Frame 1 (no input): blank canvas, image omitted
Frame 60 (the mouse pressed at the canvas centre just before this capture): blank canvas, image omitted
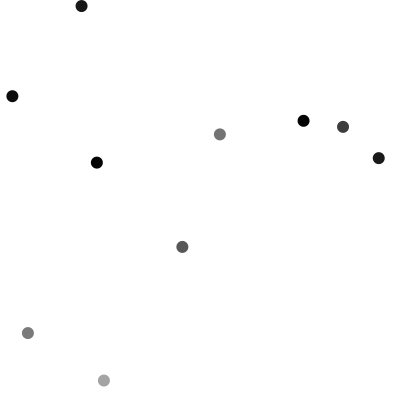
Frame 120 (the mouse held since frame 60 and released just before this capture)

The Processing sketch whose frames 1 and 60 were blank and that drew this single picture after the mouse press (run headless with seeded random() and noise(); from frame 60 on, the mouse is pressed at the canvas centre):

// Processing sketch: processing_170386
// ── processing_170386.pde

Ball[] balls = new Ball [10];

boolean globalGrow = true;

void setup() {
size(400,400);
smooth(); 

for(int i = 0; i < balls.length; i++){
  balls[i] = new Ball();
}

}

void draw() {
background(255);
 for (int i = 0; i< balls.length; i++) {
     balls[i].grow();
      balls[i].display();
      
  for(int p = 0; p < balls.length; p++){  
   if (balls[i].intersect(balls[p])) {
     if(i != p){
      color c = color(random(255),random(25),random(255));
          balls[i].resetMe(c);
          balls[p].resetMe(c);
          }
   }
 }
}
}
void mousePressed(){
if(globalGrow == true){
globalGrow = false;
}
else{
globalGrow = true; 
} 
}
class Ball{
float r; // radius
float x,y;
color c;

Ball() {
resetMe(color(random(0,255)));
}

void grow() {
  if (globalGrow){
    r+=0;
  }else{
    r+=.1;}
}

void resetMe(color tempC){
r = 0;
x = random(width);
y = random(height);
c = tempC;
}

void display() {
noStroke();
fill(c);
ellipse(x,y,r*2,r*2);
}

boolean intersect(Ball b) {
// Objects can be passed into functions as arguments too! 
float distance = dist(x,y,b.x,b.y); // Calculate distance

// Compare distance to sum of radii
if (distance < r + b.r) {
return true;
} 
else {
return false;
}
}
}
